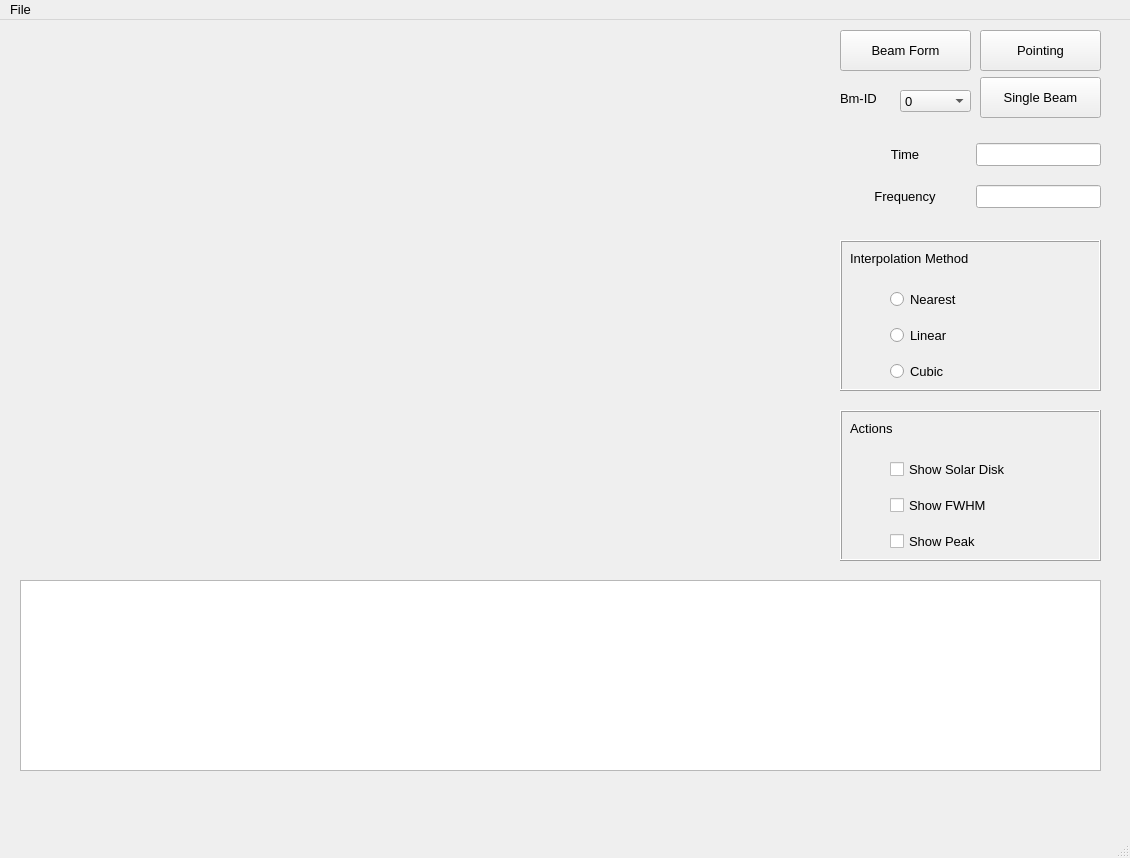
<?xml version="1.0" encoding="UTF-8"?>
<ui version="4.0">
 <class>MainWindow</class>
 <widget class="QMainWindow" name="MainWindow">
  <property name="geometry">
   <rect>
    <x>0</x>
    <y>0</y>
    <width>1130</width>
    <height>858</height>
   </rect>
  </property>
  <property name="sizePolicy">
   <sizepolicy hsizetype="Fixed" vsizetype="Fixed">
    <horstretch>0</horstretch>
    <verstretch>0</verstretch>
   </sizepolicy>
  </property>
  <property name="font">
   <font>
    <family>Segoe UI</family>
    <pointsize>10</pointsize>
   </font>
  </property>
  <property name="windowTitle">
   <string notr="true">LOFAR Solar Beam-formed Inspector</string>
  </property>
  <widget class="QWidget" name="centralwidget">
   <widget class="mplw" name="mplw" native="true">
    <property name="geometry">
     <rect>
      <x>20</x>
      <y>10</y>
      <width>791</width>
      <height>541</height>
     </rect>
    </property>
   </widget>
   <widget class="QPushButton" name="pointing">
    <property name="geometry">
     <rect>
      <x>980</x>
      <y>10</y>
      <width>121</width>
      <height>41</height>
     </rect>
    </property>
    <property name="text">
     <string>Pointing</string>
    </property>
   </widget>
   <widget class="QPushButton" name="button_gen">
    <property name="geometry">
     <rect>
      <x>840</x>
      <y>10</y>
      <width>131</width>
      <height>41</height>
     </rect>
    </property>
    <property name="text">
     <string>Beam Form</string>
    </property>
   </widget>
   <widget class="QWidget" name="verticalLayoutWidget">
    <property name="geometry">
     <rect>
      <x>840</x>
      <y>110</y>
      <width>261</width>
      <height>91</height>
     </rect>
    </property>
    <layout class="QVBoxLayout" name="verticalLayout_4">
     <item>
      <layout class="QHBoxLayout" name="horizontalLayout_6" stretch="3,0">
       <item>
        <widget class="QLabel" name="label">
         <property name="text">
          <string>Time</string>
         </property>
         <property name="alignment">
          <set>Qt::AlignCenter</set>
         </property>
        </widget>
       </item>
       <item>
        <widget class="QLineEdit" name="input_t"/>
       </item>
      </layout>
     </item>
     <item>
      <layout class="QHBoxLayout" name="horizontalLayout_7" stretch="3,0">
       <item>
        <widget class="QLabel" name="label_2">
         <property name="text">
          <string>Frequency</string>
         </property>
         <property name="alignment">
          <set>Qt::AlignCenter</set>
         </property>
        </widget>
       </item>
       <item>
        <widget class="QLineEdit" name="input_f"/>
       </item>
      </layout>
     </item>
    </layout>
   </widget>
   <widget class="QFrame" name="frame">
    <property name="geometry">
     <rect>
      <x>840</x>
      <y>220</y>
      <width>261</width>
      <height>151</height>
     </rect>
    </property>
    <property name="frameShape">
     <enum>QFrame::Box</enum>
    </property>
    <property name="frameShadow">
     <enum>QFrame::Raised</enum>
    </property>
    <widget class="QWidget" name="verticalLayoutWidget_2">
     <property name="geometry">
      <rect>
       <x>50</x>
       <y>40</y>
       <width>211</width>
       <height>111</height>
      </rect>
     </property>
     <layout class="QVBoxLayout" name="verticalLayout">
      <item>
       <widget class="QRadioButton" name="interp_nearest">
        <property name="text">
         <string>Nearest</string>
        </property>
       </widget>
      </item>
      <item>
       <widget class="QRadioButton" name="interp_linear">
        <property name="text">
         <string>Linear</string>
        </property>
       </widget>
      </item>
      <item>
       <widget class="QRadioButton" name="interp_cubic">
        <property name="text">
         <string>Cubic</string>
        </property>
       </widget>
      </item>
     </layout>
    </widget>
    <widget class="QLabel" name="label_4">
     <property name="geometry">
      <rect>
       <x>10</x>
       <y>10</y>
       <width>241</width>
       <height>16</height>
      </rect>
     </property>
     <property name="text">
      <string>Interpolation Method</string>
     </property>
    </widget>
   </widget>
   <widget class="QFrame" name="frame_2">
    <property name="geometry">
     <rect>
      <x>840</x>
      <y>390</y>
      <width>261</width>
      <height>151</height>
     </rect>
    </property>
    <property name="frameShape">
     <enum>QFrame::Box</enum>
    </property>
    <property name="frameShadow">
     <enum>QFrame::Raised</enum>
    </property>
    <widget class="QWidget" name="verticalLayoutWidget_3">
     <property name="geometry">
      <rect>
       <x>50</x>
       <y>40</y>
       <width>211</width>
       <height>111</height>
      </rect>
     </property>
     <layout class="QVBoxLayout" name="verticalLayout_2">
      <item>
       <widget class="QCheckBox" name="show_disk">
        <property name="text">
         <string>Show Solar Disk</string>
        </property>
       </widget>
      </item>
      <item>
       <widget class="QCheckBox" name="show_FWHM">
        <property name="text">
         <string>Show FWHM</string>
        </property>
       </widget>
      </item>
      <item>
       <widget class="QCheckBox" name="show_peak">
        <property name="text">
         <string>Show Peak</string>
        </property>
       </widget>
      </item>
     </layout>
    </widget>
    <widget class="QLabel" name="label_3">
     <property name="geometry">
      <rect>
       <x>10</x>
       <y>10</y>
       <width>241</width>
       <height>16</height>
      </rect>
     </property>
     <property name="text">
      <string>Actions</string>
     </property>
    </widget>
   </widget>
   <widget class="QTextBrowser" name="log">
    <property name="geometry">
     <rect>
      <x>20</x>
      <y>560</y>
      <width>1081</width>
      <height>191</height>
     </rect>
    </property>
    <property name="font">
     <font>
      <family>Consolas</family>
     </font>
    </property>
    <property name="html">
     <string>&lt;!DOCTYPE HTML PUBLIC &quot;-//W3C//DTD HTML 4.0//EN&quot; &quot;http://www.w3.org/TR/REC-html40/strict.dtd&quot;&gt;
&lt;html&gt;&lt;head&gt;&lt;meta name=&quot;qrichtext&quot; content=&quot;1&quot; /&gt;&lt;style type=&quot;text/css&quot;&gt;
p, li { white-space: pre-wrap; }
&lt;/style&gt;&lt;/head&gt;&lt;body style=&quot; font-family:'Consolas'; font-size:10pt; font-weight:400; font-style:normal;&quot;&gt;
&lt;p style=&quot;-qt-paragraph-type:empty; margin-top:0px; margin-bottom:0px; margin-left:0px; margin-right:0px; -qt-block-indent:0; text-indent:0px;&quot;&gt;&lt;br /&gt;&lt;/p&gt;&lt;/body&gt;&lt;/html&gt;</string>
    </property>
   </widget>
   <widget class="QComboBox" name="beamSet">
    <property name="geometry">
     <rect>
      <x>900</x>
      <y>70</y>
      <width>71</width>
      <height>22</height>
     </rect>
    </property>
    <item>
     <property name="text">
      <string>0</string>
     </property>
    </item>
   </widget>
   <widget class="QPushButton" name="spectroPlot">
    <property name="geometry">
     <rect>
      <x>980</x>
      <y>57</y>
      <width>121</width>
      <height>41</height>
     </rect>
    </property>
    <property name="text">
     <string>Single Beam</string>
    </property>
   </widget>
   <widget class="QLabel" name="label_5">
    <property name="geometry">
     <rect>
      <x>840</x>
      <y>70</y>
      <width>51</width>
      <height>16</height>
     </rect>
    </property>
    <property name="text">
     <string>Bm-ID</string>
    </property>
   </widget>
  </widget>
  <widget class="QMenuBar" name="menubar">
   <property name="geometry">
    <rect>
     <x>0</x>
     <y>0</y>
     <width>1130</width>
     <height>26</height>
    </rect>
   </property>
   <widget class="QMenu" name="menufile">
    <property name="title">
     <string>File</string>
    </property>
    <addaction name="loadsav"/>
    <addaction name="loadcube"/>
    <addaction name="loadfits"/>
    <addaction name="actionClear"/>
   </widget>
   <addaction name="menufile"/>
  </widget>
  <widget class="QStatusBar" name="statusbar"/>
  <action name="loadsav">
   <property name="text">
    <string>Load .sav data</string>
   </property>
  </action>
  <action name="loadfits">
   <property name="text">
    <string>Load .fits data</string>
   </property>
  </action>
  <action name="actionClear">
   <property name="text">
    <string>Clear</string>
   </property>
  </action>
  <action name="loadcube">
   <property name="text">
    <string>Load cube.sav data</string>
   </property>
  </action>
 </widget>
 <customwidgets>
  <customwidget>
   <class>mplw</class>
   <extends>QWidget</extends>
   <header location="global">mplw.h</header>
   <container>1</container>
  </customwidget>
 </customwidgets>
 <resources>
  <include location="resource.qrc"/>
 </resources>
 <connections/>
</ui>
